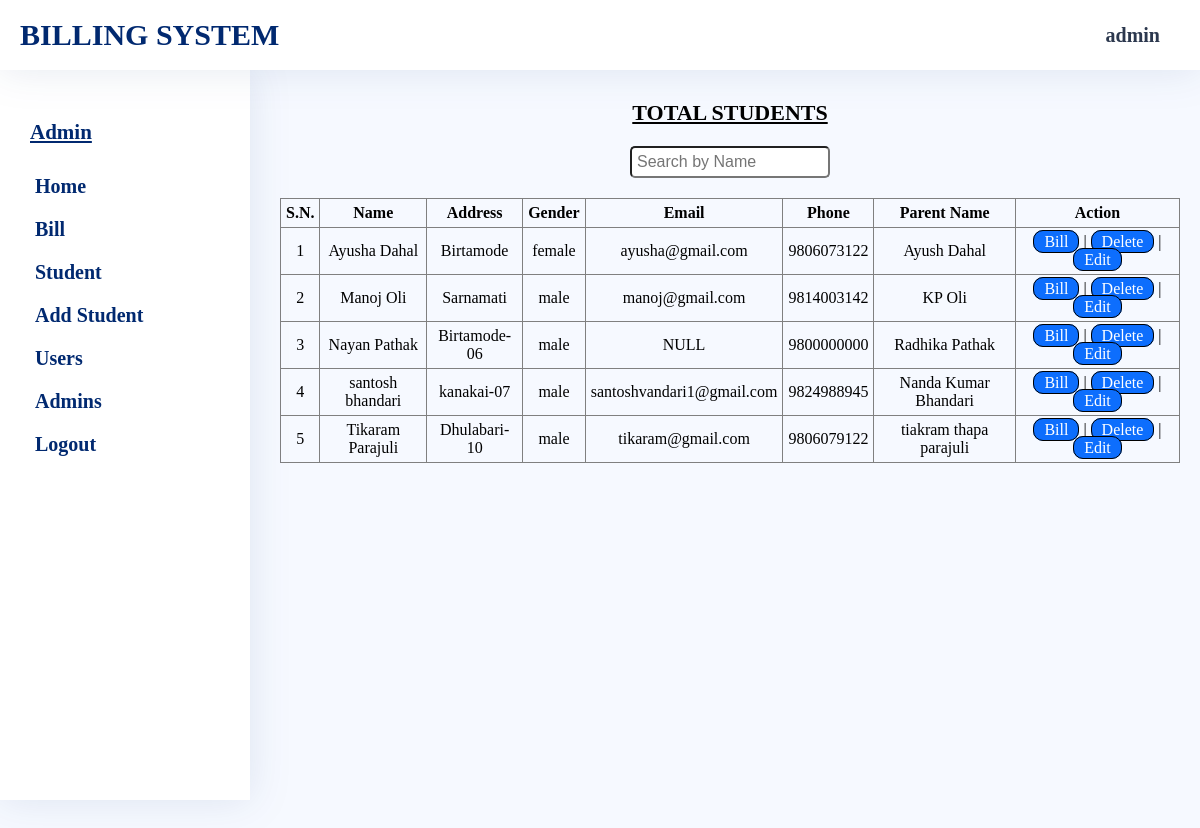
/admin/student-list.php (signed in), run on the app's committed database.
### tables this page shows
CREATE TABLE `StudentInfo` (
  `phone` varchar(15) NOT NULL,
  `name` varchar(50) NOT NULL,
  `address` varchar(50) NOT NULL,
  `email` varchar(30) DEFAULT NULL,
  `gender` varchar(10) NOT NULL,
  `parentname` varchar(50) NOT NULL
);

### admin/student-list.php (the view, shortened to what this page needs)
<?php
    include_once "head.php";
?>
    <link rel="stylesheet" href="../assets/css/common-style.css">
    <link rel="stylesheet" href="../assets/css/student-list.css">
    <link rel="stylesheet" href="../assets/css/message.css"/>
<?php
    include_once "sidebar.php";
?>
        <section class="student-list-container main-container">
            <div class="student-list">
                <h3>Total Students</h3>
                    <div class="search-option">
                        <div class="form">
                            <input type="text" name="name" id="namesearch" placeholder="Search by Name" />
                        </div>
                    </div>
                <table border="1">
                    <thead>
                        <tr>
                            <th>S.N.</th>
                            <th>Name</th>
                            <th>Address</th>
                            <th>Gender</th>
                            <th>Email</th>
                            <th>Phone</th>
                            <th>Parent Name</th>
                            <th>Action</th>
                        </tr>
                    </thead>
                    <tbody>
                        <?php
                            $read= "SELECT * FROM StudentInfo ORDER BY name;";
                            if ($result=$con->query($read)) {
                                $num=0;
                                while ($row=$result->fetch_assoc()){
                                    $num++;
                                    $disp="<tr><td>$num</td>
                                    <td>".$row['name']."</td>
                                    <td>".$row['address']."</td>
                                    <td>".$row['gender']."</td>
                                    <td>".$row['email']."</td>
                                    <td>".$row['phone']."</td>
                                    <td>".$row['parentname']."</td>
                                    <td><a href='student-bill.php?phone=".$row['phone']."'>Bill</a> | <a href='delete-student.php?phone=".$row['phone']."'>Delete</a> | <a href='edit-student.php?phone=".$row['phone']."'>Edit</a> </td>";
                                    echo $disp;
                                }
                            }else{
                                echo "Error";
                            }
                        ?>
                    </tbody>
                </table>
            </div>
        </section>
    </main>
</body>
</html>

### assets/css/common-style.css (style rules this page uses)
* { margin: 0; padding: 0; box-sizing: border-box; }
body { background-color: #f6f9ff; }
.main-container { min-height: 100vh; margin: 70px 0 0 260px; padding: 20px; }

### assets/css/student-list.css (style rules this page uses)
.search-option { display: flex; justify-content: center; align-items: center; width: 100%; margin: 20px 0; }
.search-option .form input { font-size: 16px; padding: 5px 5px; width: 200px; border-radius: 5px; outline: none; }
.student-list-container { display: flex; justify-content: center; }
.student-list { overflow-x: scroll; }
.student-list h3 { margin: 10px 0 20px; font-size: 22px; text-decoration: underline; text-transform: uppercase; text-align: center; }
.student-list table { border-collapse: collapse; padding: 10px; text-align: center; }
.student-list table tr { margin: 10px; }
.student-list table tr td,th { padding: 5px; }
.student-list table tr td a { text-decoration: none; background: #0d6efd; color: #fff; font-weight: 400; padding: 2px 10px; border: 1px solid #000; border-radius: 10px; }

### data on the page
studentinfo: name "Ayusha Dahal", address "Birtamode", gender "female", email "ayusha@gmail.com", phone "9806073122", parentname "Ayush Dahal"
studentinfo: name "Manoj Oli", address "Sarnamati", gender "male", email "manoj@gmail.com", phone "9814003142", parentname "KP Oli"
studentinfo: name "Nayan Pathak", address "Birtamode-06", gender "male", email "NULL", phone "9800000000", parentname "Radhika Pathak"
studentinfo: name "santosh bhandari", address "kanakai-07", gender "male", email "santoshvandari1@gmail.com", phone "9824988945", parentname "Nanda Kumar Bhandari"
studentinfo: name "Tikaram Parajuli", address "Dhulabari-10", gender "male", email "tikaram@gmail.com", phone "9806079122", parentname "tiakram thapa parajuli"

### other printed values
$_SESSION['adminname'] "admin"
